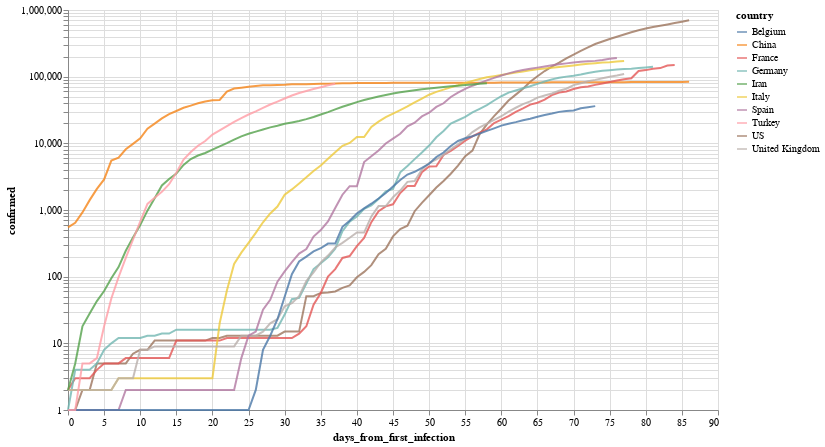

This figure's notebook cell:
### Markdown cell above
Por ejemplo, evolución (interactiva!) de los paises con mas infectados

### Code cell
total_confirmed_by_country = global_df.groupby('country').confirmed.max().sort_values(ascending=False)
selected_countries = total_confirmed_by_country[total_confirmed_by_country > 1000].index

plot_df = global_df[
    (global_df.confirmed > 0) & 
    (global_df.country.isin(selected_countries[:10]))
].sort_values('date')

selection = alt.selection_multi(
    fields=['country'], 
    bind='legend', 
    init=[{'country': c} for c in selected_countries[:10]]
)


(
    alt.Chart(plot_df)
       .mark_line()
       .encode(
           x='days_from_first_infection', 
           y=alt.Y('confirmed', scale=alt.Scale(type='log')), 
           color='country',
           opacity=alt.condition(selection, alt.value(.8), alt.value(.05))
       ).add_selection(selection)
        .properties(width=650, height=400)
       
)

### Figure 1 — Vega-Lite specification as saved in the notebook (floating-point values rounded to 4 significant figures; data arrays with more than 128 entries replaced by an {"elided": "..."} marker saying what was removed)
{"config": {"view": {"continuousWidth": 400, "continuousHeight": 300}}, "data": {"name": "data-41cfcaba2a5711d7293333fcdfceaa21"}, "mark": "line", "encoding": {"color": {"type": "nominal", "field": "country"}, "opacity": {"condition": {"value": 0.8, "selection": "selector001"}, "value": 0.05}, "x": {"type": "quantitative", "field": "days_from_first_infection"}, "y": {"type": "quantitative", "field": "confirmed", "scale": {"type": "log"}}}, "height": 400, "selection": {"selector001": {"type": "multi", "fields": ["country"], "bind": "legend", "init": [{"country": "US"}, {"country": "Spain"}, {"country": "Italy"}, {"country": "France"}, {"country": "Germany"}, {"country": "United Kingdom"}, {"country": "China"}, {"country": "Iran"}, {"country": "Turkey"}, {"country": "Belgium"}]}}, "width": 650, "$schema": "https://vega.github.io/schema/vega-lite/v4.8.1.json", "datasets": {"data-41cfcaba2a5711d7293333fcdfceaa21": {"elided": "745 records"}}}
